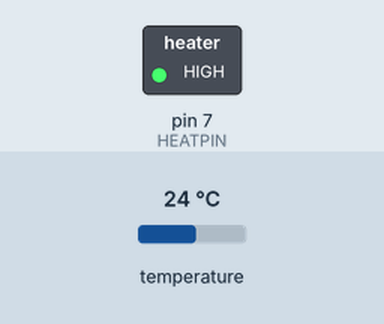
Simulated run of this sketch. Board: Arduino Uno, built with avr-gcc and run on an emulated ATmega328P. Shown: switched loads named in the sketch (green lamp = pin HIGH). Inputs (shaded band) come from the test bench; at power-on: temperature 24 °C. What the sketch prints to the serial monitor is not drawn.

Above: at 0.1 s.
Timing chart, 0 to 1.6 s (numbered marks = the images above):
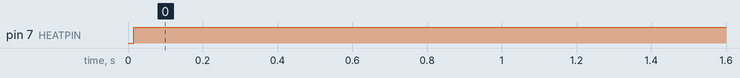

The sketch:

heat.ino
```cpp
// Include the libraries we need
#include <OneWire.h>
#include <DallasTemperature.h>

// Data wire is plugged into port 2 on the Arduino
#define ONE_WIRE_BUS 12

// Setup a oneWire instance to communicate with any OneWire devices (not just Maxim/Dallas temperature ICs)
OneWire oneWire(ONE_WIRE_BUS);

// Pass our oneWire reference to Dallas Temperature.
DallasTemperature sensors(&oneWire);

#define HEATPIN 7
/*
 * The setup function. We only start the sensors here
 */

int pwm = 255; // start full


void setup(void)
{
  // start serial port
  Serial.begin(9600);
  Serial.println("Dallas Temperature IC Control Library Demo");

  // Start up the library
  sensors.begin();
    pinMode(HEATPIN, OUTPUT);

}

/*
 * Main function, get and show the temperature
 */
void loop(void)
{

  analogWrite(HEATPIN,pwm);
  sensors.requestTemperatures(); // Send the command to get temperatures
  Serial.print(pwm);
  Serial.print(",");
  Serial.println(sensors.getTempCByIndex(0));
  delay(1000);

}
```

Measured:
- by itself, pin 7 (HEATPIN): LOW → HIGH at 0.02 s
